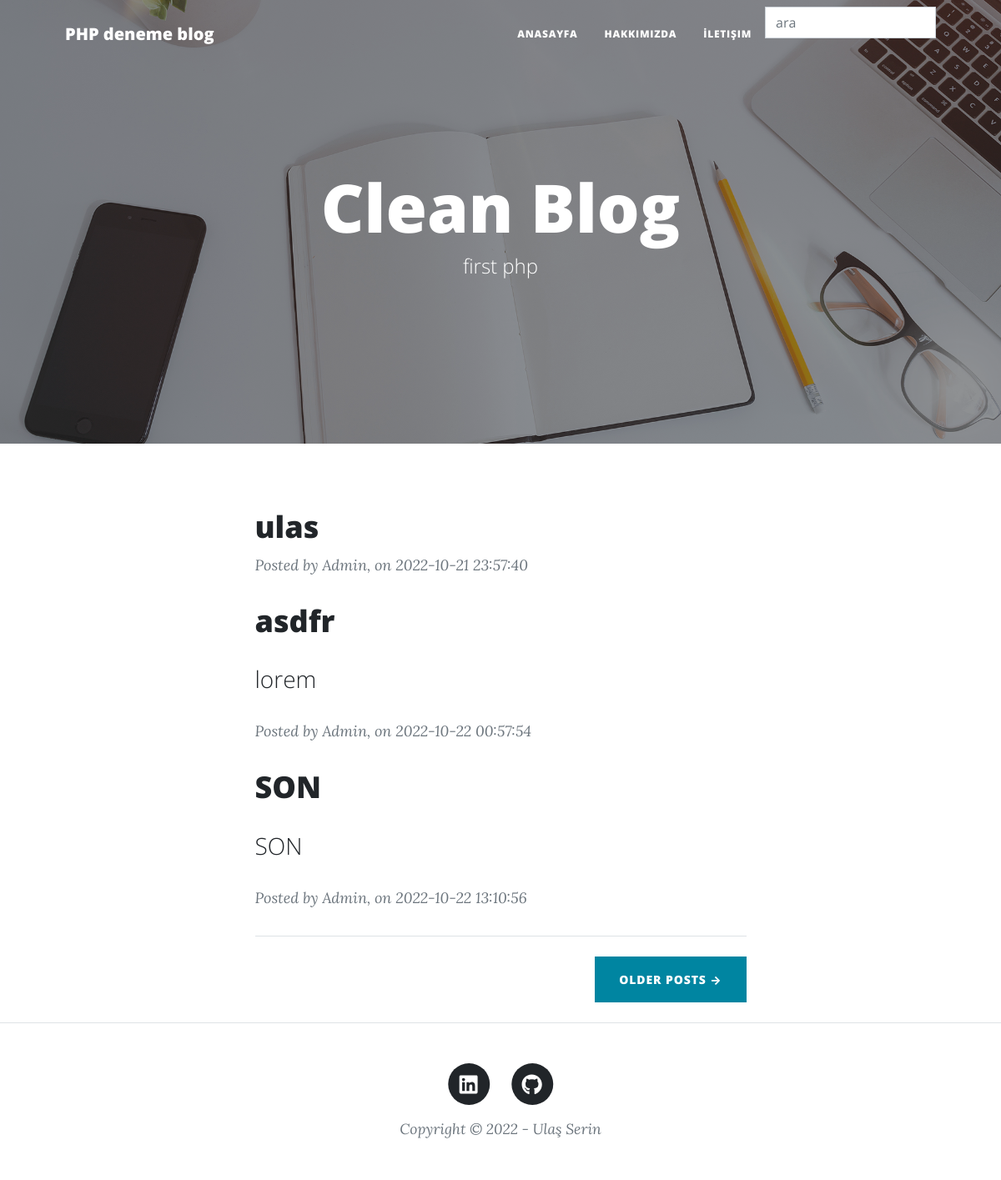
The page / on the database its author committed.
### tables this page shows
CREATE TABLE `blog` (
  `id` int(11) NOT NULL,
  `baslik` varchar(100) NOT NULL,
  `alt_baslik` varchar(255) NOT NULL,
  `aciklama` text NOT NULL,
  `tarih` datetime NOT NULL DEFAULT current_timestamp(),
  `aktif` int(1) NOT NULL DEFAULT 0
);

### index.php (the view, shortened to what this page needs)
<?php
    require_once 'admin/pages/function.php';
?>
<!DOCTYPE html>
<html lang="en">
    <head>
        <?php include 'includes/head.php'; ?>
    </head>
    <body>
        <?php include 'includes/navbar.php'; ?>
        <header class="masthead" style="background-image: url('assets/img/home-bg.jpg')">
            <div class="container position-relative px-4 px-lg-5">
                <div class="row gx-4 gx-lg-5 justify-content-center">
                    <div class="col-md-10 col-lg-8 col-xl-7">
                        <div class="site-heading">
                            <h1>Clean Blog</h1>
                            <span class="subheading">first php</span>
                        </div>
                    </div>
                </div>
            </div>
        </header>
        <div class="container px-4 px-lg-5">
            <div class="row gx-4 gx-lg-5 justify-content-center">
                <div class="col-md-10 col-lg-8 col-xl-7">
                    <?php
                        $kelime = @$_GET['q'];
                        if(!$kelime){
                            $sql = "SELECT * FROM blog";
                            $query = $dbh->prepare($sql);
                            $query->execute();
                        }
                        else{
                            $sql2 = "SELECT * FROM blog WHERE baslik LIKE :keywords";
                            $query = $dbh->prepare($sql2);
                            $query->bindValue('keywords', '%' . $kelime . '%');
                            $query->execute();
                        }
                        while( $veri = $query->fetch() ):
                    ?>
                    <div class="post-preview">
                        <a href="post.php?id=<?=$veri['id'];?>">
                            <h2 class="post-title"><?= $veri['baslik'];?></h2>
                            <h3 class="post-subtitle"><?= $veri['aciklama'];?></h3>
                        </a>
                        <p class="post-meta">
                            Posted by Admin, on <?= $veri['tarih'];?>
                        </p>
                    </div>
                    <?php endwhile; ?>
                    <hr class="my-4" />
                    <div class="d-flex justify-content-end mb-4"><a class="btn btn-primary text-uppercase" href="#!">Older Posts →</a></div>
                </div>
            </div>
        </div>
        <?php include 'includes/footer.php'; ?>
    </body>
</html>

### rows shown on the page
blog: baslik "ulas", tarih "2022-10-21 23:57:40"
blog: baslik "asdfr", aciklama "lorem", tarih "2022-10-22 00:57:54"
blog: baslik "SON", aciklama "SON", tarih "2022-10-22 13:10:56"
